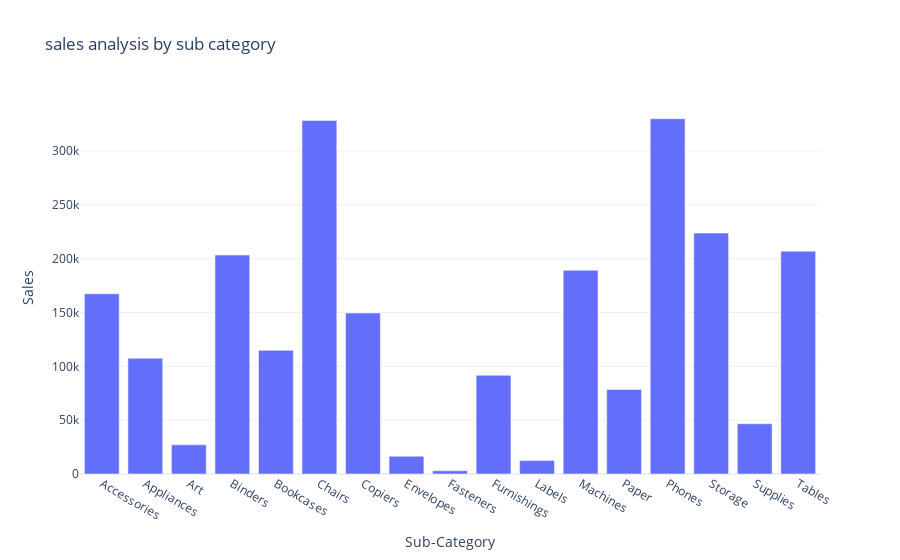

Here is the notebook cell this chart was saved with:
### Code cell
fig = px.bar(sales_by_subcategory,x='Sub-Category',y= 'Sales',title="sales analysis by sub category")

fig.show()

### Figure 1 — Plotly figure (JSON) as saved in the notebook; plotly's stock layout.template omitted (floating-point values rounded to 4 significant figures)
{"data": [{"alignmentgroup": "True", "hovertemplate": "Sub-Category=%{x}<br>Sales=%{y}<extra></extra>", "legendgroup": "", "marker": {"color": "#636efa", "pattern": {"shape": ""}}, "name": "", "offsetgroup": "", "orientation": "v", "showlegend": false, "textposition": "auto", "type": "bar", "x": ["Accessories", "Appliances", "Art", "Binders", "Bookcases", "Chairs", "Copiers", "Envelopes", "Fasteners", "Furnishings", "Labels", "Machines", "Paper", "Phones", "Storage", "Supplies", "Tables"], "xaxis": "x", "y": [167400.0, 107500.0, 27120.0, 203400.0, 114900.0, 328400.0, 149500.0, 16480.0, 3024.0, 91710.0, 12490.0, 189200.0, 78480.0, 330000.0, 223800.0, 46670.0, 207000.0], "yaxis": "y"}], "layout": {"barmode": "relative", "legend": {"tracegroupgap": 0}, "title": {"text": "sales analysis by sub category"}, "xaxis": {"anchor": "y", "domain": [0, 1], "title": {"text": "Sub-Category"}}, "yaxis": {"anchor": "x", "domain": [0, 1], "title": {"text": "Sales"}}}}
